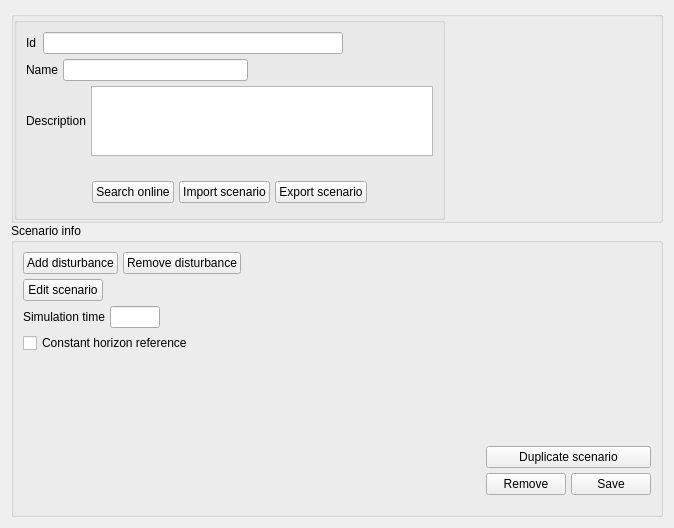
<?xml version="1.0" encoding="UTF-8"?>
<ui version="4.0">
 <class>Form</class>
 <widget class="QWidget" name="Form">
  <property name="geometry">
   <rect>
    <x>0</x>
    <y>0</y>
    <width>674</width>
    <height>528</height>
   </rect>
  </property>
  <property name="windowTitle">
   <string>Form</string>
  </property>
  <layout class="QVBoxLayout" name="verticalLayout_2">
   <item>
    <layout class="QVBoxLayout" name="verticalLayout" stretch="5,20">
     <property name="spacing">
      <number>0</number>
     </property>
     <item>
      <widget class="QGroupBox" name="groupBox">
       <property name="title">
        <string/>
       </property>
       <layout class="QHBoxLayout" name="horizontalLayout_3" stretch="0">
        <property name="spacing">
         <number>0</number>
        </property>
        <property name="leftMargin">
         <number>0</number>
        </property>
        <property name="topMargin">
         <number>0</number>
        </property>
        <property name="rightMargin">
         <number>0</number>
        </property>
        <property name="bottomMargin">
         <number>0</number>
        </property>
        <item>
         <layout class="QHBoxLayout" name="horizontalLayout_2" stretch="20,10">
          <property name="spacing">
           <number>0</number>
          </property>
          <item>
           <widget class="QGroupBox" name="groupBox_3">
            <property name="minimumSize">
             <size>
              <width>300</width>
              <height>0</height>
             </size>
            </property>
            <property name="title">
             <string/>
            </property>
            <layout class="QHBoxLayout" name="horizontalLayout_4" stretch="50">
             <item>
              <layout class="QVBoxLayout" name="verticalLayout_3">
               <property name="spacing">
                <number>5</number>
               </property>
               <property name="leftMargin">
                <number>0</number>
               </property>
               <property name="bottomMargin">
                <number>5</number>
               </property>
               <item>
                <layout class="QHBoxLayout" name="horizontalLayout_13">
                 <property name="spacing">
                  <number>0</number>
                 </property>
                 <property name="topMargin">
                  <number>0</number>
                 </property>
                 <item>
                  <widget class="QLabel" name="label_4">
                   <property name="text">
                    <string>Id  </string>
                   </property>
                  </widget>
                 </item>
                 <item>
                  <widget class="QLineEdit" name="idTxt">
                   <property name="minimumSize">
                    <size>
                     <width>300</width>
                     <height>0</height>
                    </size>
                   </property>
                  </widget>
                 </item>
                 <item>
                  <spacer name="horizontalSpacer_7">
                   <property name="orientation">
                    <enum>Qt::Horizontal</enum>
                   </property>
                   <property name="sizeHint" stdset="0">
                    <size>
                     <width>40</width>
                     <height>20</height>
                    </size>
                   </property>
                  </spacer>
                 </item>
                </layout>
               </item>
               <item>
                <layout class="QHBoxLayout" name="horizontalLayout_5">
                 <item>
                  <widget class="QLabel" name="nameLabel">
                   <property name="text">
                    <string>Name</string>
                   </property>
                  </widget>
                 </item>
                 <item>
                  <widget class="QLineEdit" name="nameTxt"/>
                 </item>
                 <item>
                  <spacer name="horizontalSpacer_2">
                   <property name="orientation">
                    <enum>Qt::Horizontal</enum>
                   </property>
                   <property name="sizeHint" stdset="0">
                    <size>
                     <width>40</width>
                     <height>20</height>
                    </size>
                   </property>
                  </spacer>
                 </item>
                </layout>
               </item>
               <item>
                <layout class="QHBoxLayout" name="horizontalLayout_7">
                 <item>
                  <widget class="QLabel" name="label_3">
                   <property name="text">
                    <string>Description</string>
                   </property>
                  </widget>
                 </item>
                 <item>
                  <widget class="QPlainTextEdit" name="descriptionTxt"/>
                 </item>
                </layout>
               </item>
               <item>
                <layout class="QHBoxLayout" name="horizontalLayout_17">
                 <property name="leftMargin">
                  <number>0</number>
                 </property>
                 <property name="topMargin">
                  <number>20</number>
                 </property>
                 <property name="rightMargin">
                  <number>0</number>
                 </property>
                 <item>
                  <spacer name="horizontalSpacer_9">
                   <property name="orientation">
                    <enum>Qt::Horizontal</enum>
                   </property>
                   <property name="sizeHint" stdset="0">
                    <size>
                     <width>40</width>
                     <height>20</height>
                    </size>
                   </property>
                  </spacer>
                 </item>
                 <item>
                  <widget class="QPushButton" name="searchReferenceOnlineBtn">
                   <property name="text">
                    <string>Search online</string>
                   </property>
                  </widget>
                 </item>
                 <item>
                  <widget class="QPushButton" name="importBtn">
                   <property name="text">
                    <string>Import scenario</string>
                   </property>
                  </widget>
                 </item>
                 <item>
                  <widget class="QPushButton" name="exportBtn">
                   <property name="text">
                    <string>Export scenario</string>
                   </property>
                  </widget>
                 </item>
                 <item>
                  <spacer name="horizontalSpacer_8">
                   <property name="orientation">
                    <enum>Qt::Horizontal</enum>
                   </property>
                   <property name="sizeHint" stdset="0">
                    <size>
                     <width>40</width>
                     <height>20</height>
                    </size>
                   </property>
                  </spacer>
                 </item>
                </layout>
               </item>
              </layout>
             </item>
            </layout>
           </widget>
          </item>
          <item>
           <spacer name="horizontalSpacer">
            <property name="orientation">
             <enum>Qt::Horizontal</enum>
            </property>
            <property name="sizeHint" stdset="0">
             <size>
              <width>40</width>
              <height>20</height>
             </size>
            </property>
           </spacer>
          </item>
         </layout>
        </item>
       </layout>
      </widget>
     </item>
     <item>
      <widget class="QGroupBox" name="groupBox_2">
       <property name="title">
        <string>Scenario info</string>
       </property>
       <layout class="QHBoxLayout" name="horizontalLayout_9">
        <item>
         <layout class="QHBoxLayout" name="horizontalLayout_10" stretch="20">
          <property name="spacing">
           <number>0</number>
          </property>
          <property name="leftMargin">
           <number>0</number>
          </property>
          <item>
           <layout class="QVBoxLayout" name="verticalLayout_4">
            <property name="spacing">
             <number>5</number>
            </property>
            <property name="leftMargin">
             <number>0</number>
            </property>
            <property name="bottomMargin">
             <number>10</number>
            </property>
            <item>
             <layout class="QHBoxLayout" name="horizontalLayout_16">
              <property name="topMargin">
               <number>0</number>
              </property>
             </layout>
            </item>
            <item>
             <layout class="QHBoxLayout" name="horizontalLayout_6">
              <property name="topMargin">
               <number>0</number>
              </property>
              <property name="rightMargin">
               <number>0</number>
              </property>
              <item>
               <widget class="QPushButton" name="addDisturbanceBtn">
                <property name="text">
                 <string>Add disturbance</string>
                </property>
               </widget>
              </item>
              <item>
               <widget class="QPushButton" name="removeDisturbanceBtn">
                <property name="text">
                 <string>Remove disturbance</string>
                </property>
               </widget>
              </item>
              <item>
               <spacer name="horizontalSpacer_6">
                <property name="orientation">
                 <enum>Qt::Horizontal</enum>
                </property>
                <property name="sizeHint" stdset="0">
                 <size>
                  <width>40</width>
                  <height>20</height>
                 </size>
                </property>
               </spacer>
              </item>
             </layout>
            </item>
            <item>
             <layout class="QHBoxLayout" name="horizontalLayout_12">
              <property name="topMargin">
               <number>0</number>
              </property>
              <item>
               <widget class="QPushButton" name="editScenarioBtn">
                <property name="text">
                 <string>Edit scenario</string>
                </property>
               </widget>
              </item>
              <item>
               <spacer name="horizontalSpacer_3">
                <property name="orientation">
                 <enum>Qt::Horizontal</enum>
                </property>
                <property name="sizeHint" stdset="0">
                 <size>
                  <width>40</width>
                  <height>20</height>
                 </size>
                </property>
               </spacer>
              </item>
             </layout>
            </item>
            <item>
             <layout class="QHBoxLayout" name="horizontalLayout_8">
              <property name="topMargin">
               <number>0</number>
              </property>
              <item>
               <widget class="QLabel" name="label">
                <property name="text">
                 <string>Simulation time</string>
                </property>
               </widget>
              </item>
              <item>
               <widget class="QLineEdit" name="simulationTimeTxt">
                <property name="maximumSize">
                 <size>
                  <width>50</width>
                  <height>16777215</height>
                 </size>
                </property>
               </widget>
              </item>
              <item>
               <spacer name="horizontalSpacer_4">
                <property name="orientation">
                 <enum>Qt::Horizontal</enum>
                </property>
                <property name="sizeHint" stdset="0">
                 <size>
                  <width>40</width>
                  <height>20</height>
                 </size>
                </property>
               </spacer>
              </item>
             </layout>
            </item>
            <item>
             <layout class="QVBoxLayout" name="verticalLayout_6">
              <property name="topMargin">
               <number>0</number>
              </property>
              <item>
               <widget class="QCheckBox" name="constHorizonRefCb">
                <property name="text">
                 <string>Constant horizon reference</string>
                </property>
               </widget>
              </item>
             </layout>
            </item>
            <item>
             <spacer name="verticalSpacer">
              <property name="orientation">
               <enum>Qt::Vertical</enum>
              </property>
              <property name="sizeHint" stdset="0">
               <size>
                <width>20</width>
                <height>40</height>
               </size>
              </property>
             </spacer>
            </item>
            <item>
             <layout class="QHBoxLayout" name="horizontalLayout_11">
              <property name="topMargin">
               <number>0</number>
              </property>
              <item>
               <spacer name="horizontalSpacer_5">
                <property name="orientation">
                 <enum>Qt::Horizontal</enum>
                </property>
                <property name="sizeHint" stdset="0">
                 <size>
                  <width>40</width>
                  <height>20</height>
                 </size>
                </property>
               </spacer>
              </item>
              <item>
               <layout class="QVBoxLayout" name="verticalLayout_5">
                <property name="leftMargin">
                 <number>0</number>
                </property>
                <item>
                 <layout class="QHBoxLayout" name="horizontalLayout_19">
                  <property name="topMargin">
                   <number>0</number>
                  </property>
                  <item>
                   <widget class="QPushButton" name="duplicateBtn">
                    <property name="text">
                     <string>Duplicate scenario</string>
                    </property>
                   </widget>
                  </item>
                 </layout>
                </item>
                <item>
                 <layout class="QHBoxLayout" name="horizontalLayout_18">
                  <property name="topMargin">
                   <number>0</number>
                  </property>
                  <item>
                   <widget class="QPushButton" name="removeBtn">
                    <property name="text">
                     <string>Remove</string>
                    </property>
                   </widget>
                  </item>
                  <item>
                   <widget class="QPushButton" name="saveBtn">
                    <property name="text">
                     <string>Save</string>
                    </property>
                   </widget>
                  </item>
                 </layout>
                </item>
               </layout>
              </item>
             </layout>
            </item>
           </layout>
          </item>
         </layout>
        </item>
       </layout>
      </widget>
     </item>
    </layout>
   </item>
   <item>
    <layout class="QHBoxLayout" name="horizontalLayout"/>
   </item>
  </layout>
 </widget>
 <resources/>
 <connections/>
</ui>
